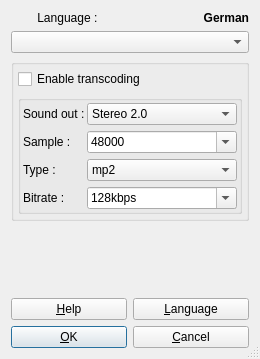
<?xml version="1.0" encoding="UTF-8"?>
<ui version="4.0">
 <class>SmallDialogAudio</class>
 <widget class="QDialog" name="SmallDialogAudio">
  <property name="geometry">
   <rect>
    <x>0</x>
    <y>0</y>
    <width>260</width>
    <height>359</height>
   </rect>
  </property>
  <property name="windowTitle">
   <string>Audio settings</string>
  </property>
  <property name="sizeGripEnabled">
   <bool>true</bool>
  </property>
  <layout class="QVBoxLayout">
   <item>
    <layout class="QHBoxLayout">
     <item>
      <widget class="QLabel" name="textLabel1">
       <property name="text">
        <string>&lt;p align=&quot;center&quot;&gt;Language : &lt;/p&gt;</string>
       </property>
       <property name="wordWrap">
        <bool>false</bool>
       </property>
      </widget>
     </item>
     <item>
      <widget class="QLabel" name="textLabel1_2">
       <property name="text">
        <string>&lt;p align=&quot;right&quot;&gt;&lt;b&gt;German&lt;/b&gt;&lt;/p&gt;</string>
       </property>
       <property name="wordWrap">
        <bool>false</bool>
       </property>
      </widget>
     </item>
    </layout>
   </item>
   <item>
    <widget class="QComboBox" name="m_pComboAudioEntry">
     <property name="enabled">
      <bool>true</bool>
     </property>
    </widget>
   </item>
   <item>
    <widget class="QGroupBox" name="m_pGroupAudioFile">
     <property name="sizePolicy">
      <sizepolicy hsizetype="Minimum" vsizetype="Preferred">
       <horstretch>0</horstretch>
       <verstretch>0</verstretch>
      </sizepolicy>
     </property>
     <layout class="QGridLayout">
      <property name="leftMargin">
       <number>4</number>
      </property>
      <property name="topMargin">
       <number>4</number>
      </property>
      <property name="rightMargin">
       <number>4</number>
      </property>
      <property name="bottomMargin">
       <number>4</number>
      </property>
      <property name="spacing">
       <number>2</number>
      </property>
      <item row="0" column="0">
       <layout class="QVBoxLayout">
        <item>
         <widget class="QCheckBox" name="m_pCheckEnable">
          <property name="text">
           <string>Enable transcoding</string>
          </property>
         </widget>
        </item>
        <item>
         <widget class="QGroupBox" name="m_pGroupAudio">
          <property name="enabled">
           <bool>true</bool>
          </property>
          <property name="sizePolicy">
           <sizepolicy hsizetype="MinimumExpanding" vsizetype="Preferred">
            <horstretch>0</horstretch>
            <verstretch>0</verstretch>
           </sizepolicy>
          </property>
          <layout class="QHBoxLayout">
           <property name="spacing">
            <number>2</number>
           </property>
           <property name="leftMargin">
            <number>2</number>
           </property>
           <property name="topMargin">
            <number>2</number>
           </property>
           <property name="rightMargin">
            <number>2</number>
           </property>
           <property name="bottomMargin">
            <number>2</number>
           </property>
           <item>
            <layout class="QVBoxLayout">
             <item>
              <layout class="QVBoxLayout">
               <item>
                <widget class="QLabel" name="textLabel1_6_4_2">
                 <property name="enabled">
                  <bool>true</bool>
                 </property>
                 <property name="text">
                  <string>Sound out :</string>
                 </property>
                 <property name="wordWrap">
                  <bool>false</bool>
                 </property>
                </widget>
               </item>
               <item>
                <widget class="QLabel" name="textLabel1_6_4">
                 <property name="enabled">
                  <bool>true</bool>
                 </property>
                 <property name="text">
                  <string>Sample :</string>
                 </property>
                 <property name="wordWrap">
                  <bool>false</bool>
                 </property>
                </widget>
               </item>
              </layout>
             </item>
             <item>
              <layout class="QVBoxLayout">
               <item>
                <widget class="QLabel" name="textLabel1_6_4_2_2">
                 <property name="enabled">
                  <bool>true</bool>
                 </property>
                 <property name="text">
                  <string>Type :</string>
                 </property>
                 <property name="wordWrap">
                  <bool>false</bool>
                 </property>
                </widget>
               </item>
               <item>
                <widget class="QLabel" name="textLabel1_2_3_4_2">
                 <property name="enabled">
                  <bool>true</bool>
                 </property>
                 <property name="text">
                  <string>Bitrate :</string>
                 </property>
                 <property name="wordWrap">
                  <bool>false</bool>
                 </property>
                </widget>
               </item>
              </layout>
             </item>
            </layout>
           </item>
           <item>
            <layout class="QVBoxLayout">
             <item>
              <layout class="QVBoxLayout">
               <item>
                <widget class="QComboBox" name="m_pComboAudioOut">
                 <property name="enabled">
                  <bool>true</bool>
                 </property>
                 <property name="sizePolicy">
                  <sizepolicy hsizetype="MinimumExpanding" vsizetype="Fixed">
                   <horstretch>3</horstretch>
                   <verstretch>0</verstretch>
                  </sizepolicy>
                 </property>
                 <item>
                  <property name="text">
                   <string>Stereo 2.0</string>
                  </property>
                 </item>
                </widget>
               </item>
               <item>
                <widget class="QComboBox" name="m_pComboAudioSampleRate">
                 <property name="enabled">
                  <bool>true</bool>
                 </property>
                 <property name="sizePolicy">
                  <sizepolicy hsizetype="MinimumExpanding" vsizetype="Fixed">
                   <horstretch>3</horstretch>
                   <verstretch>0</verstretch>
                  </sizepolicy>
                 </property>
                 <property name="editable">
                  <bool>true</bool>
                 </property>
                 <item>
                  <property name="text">
                   <string>48000</string>
                  </property>
                 </item>
                </widget>
               </item>
              </layout>
             </item>
             <item>
              <layout class="QVBoxLayout">
               <item>
                <widget class="QComboBox" name="m_pComboAudioType">
                 <property name="enabled">
                  <bool>true</bool>
                 </property>
                 <property name="sizePolicy">
                  <sizepolicy hsizetype="MinimumExpanding" vsizetype="Fixed">
                   <horstretch>3</horstretch>
                   <verstretch>0</verstretch>
                  </sizepolicy>
                 </property>
                 <item>
                  <property name="text">
                   <string>mp2</string>
                  </property>
                 </item>
                </widget>
               </item>
               <item>
                <widget class="QComboBox" name="m_pComboAudioBitrate">
                 <property name="enabled">
                  <bool>true</bool>
                 </property>
                 <property name="sizePolicy">
                  <sizepolicy hsizetype="MinimumExpanding" vsizetype="Fixed">
                   <horstretch>3</horstretch>
                   <verstretch>0</verstretch>
                  </sizepolicy>
                 </property>
                 <property name="editable">
                  <bool>true</bool>
                 </property>
                 <item>
                  <property name="text">
                   <string>128kbps</string>
                  </property>
                 </item>
                 <item>
                  <property name="text">
                   <string>32kbps</string>
                  </property>
                 </item>
                 <item>
                  <property name="text">
                   <string>64kbps</string>
                  </property>
                 </item>
                 <item>
                  <property name="text">
                   <string>192kbps</string>
                  </property>
                 </item>
                 <item>
                  <property name="text">
                   <string>224kbps</string>
                  </property>
                 </item>
                 <item>
                  <property name="text">
                   <string>384kbps</string>
                  </property>
                 </item>
                 <item>
                  <property name="text">
                   <string>768kbps</string>
                  </property>
                 </item>
                 <item>
                  <property name="text">
                   <string>1536kbps</string>
                  </property>
                 </item>
                </widget>
               </item>
              </layout>
             </item>
            </layout>
           </item>
          </layout>
         </widget>
        </item>
       </layout>
      </item>
     </layout>
    </widget>
   </item>
   <item>
    <spacer name="spacer5">
     <property name="orientation">
      <enum>Qt::Vertical</enum>
     </property>
     <property name="sizeType">
      <enum>QSizePolicy::Expanding</enum>
     </property>
     <property name="sizeHint" stdset="0">
      <size>
       <width>20</width>
       <height>20</height>
      </size>
     </property>
    </spacer>
   </item>
   <item>
    <layout class="QGridLayout">
     <item row="0" column="1">
      <widget class="QPushButton" name="m_pButtonLanguage">
       <property name="text">
        <string>&amp;Language</string>
       </property>
       <property name="shortcut">
        <string>Alt+L</string>
       </property>
       <property name="autoDefault">
        <bool>true</bool>
       </property>
      </widget>
     </item>
     <item row="0" column="0">
      <widget class="QPushButton" name="m_pButtonHelp">
       <property name="text">
        <string>&amp;Help</string>
       </property>
       <property name="shortcut">
        <string>F1</string>
       </property>
       <property name="autoDefault">
        <bool>true</bool>
       </property>
      </widget>
     </item>
     <item row="1" column="0">
      <widget class="QPushButton" name="m_pButtonOk">
       <property name="sizePolicy">
        <sizepolicy hsizetype="MinimumExpanding" vsizetype="Fixed">
         <horstretch>0</horstretch>
         <verstretch>0</verstretch>
        </sizepolicy>
       </property>
       <property name="text">
        <string>&amp;OK</string>
       </property>
       <property name="shortcut">
        <string/>
       </property>
       <property name="autoDefault">
        <bool>true</bool>
       </property>
       <property name="default">
        <bool>true</bool>
       </property>
      </widget>
     </item>
     <item row="1" column="1">
      <widget class="QPushButton" name="m_pButtonCancel">
       <property name="sizePolicy">
        <sizepolicy hsizetype="MinimumExpanding" vsizetype="Fixed">
         <horstretch>0</horstretch>
         <verstretch>0</verstretch>
        </sizepolicy>
       </property>
       <property name="text">
        <string>&amp;Cancel</string>
       </property>
       <property name="shortcut">
        <string/>
       </property>
       <property name="autoDefault">
        <bool>true</bool>
       </property>
      </widget>
     </item>
    </layout>
   </item>
  </layout>
 </widget>
 <layoutdefault spacing="6" margin="11"/>
 <pixmapfunction>qPixmapFromMimeSource</pixmapfunction>
 <resources/>
 <connections>
  <connection>
   <sender>m_pButtonOk</sender>
   <signal>clicked()</signal>
   <receiver>SmallDialogAudio</receiver>
   <slot>accept()</slot>
   <hints>
    <hint type="sourcelabel">
     <x>20</x>
     <y>20</y>
    </hint>
    <hint type="destinationlabel">
     <x>20</x>
     <y>20</y>
    </hint>
   </hints>
  </connection>
  <connection>
   <sender>m_pButtonCancel</sender>
   <signal>clicked()</signal>
   <receiver>SmallDialogAudio</receiver>
   <slot>reject()</slot>
   <hints>
    <hint type="sourcelabel">
     <x>20</x>
     <y>20</y>
    </hint>
    <hint type="destinationlabel">
     <x>20</x>
     <y>20</y>
    </hint>
   </hints>
  </connection>
 </connections>
</ui>
